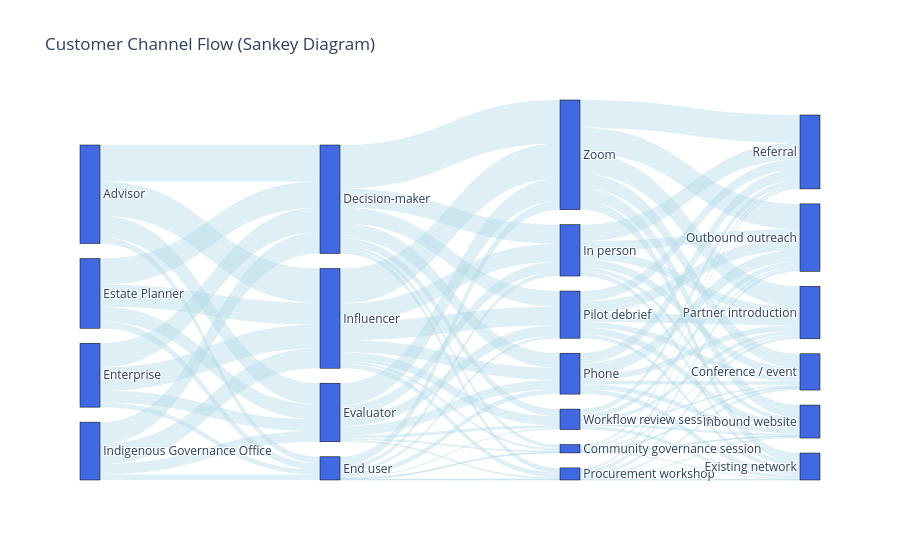

Source (notebook cell):
### Code cell
import plotly.graph_objects as go
import pandas as pd

user_channel = df.groupby(['customer_type','decision_role'])[['interview_channel','source_channel']].value_counts()

df_sankey = user_channel.reset_index(name='value')

# Customer Type -> Decision Role -> Interview Channel -> Source Channel)
links = []
layers = ['customer_type', 'decision_role', 'interview_channel', 'source_channel']

for i in range(len(layers)-1):
    temp = df_sankey.groupby([layers[i], layers[i+1]])['value'].sum().reset_index()
    temp.columns = ['source', 'target', 'value']
    links.append(temp)

all_links = pd.concat(links)


nodes = list(pd.unique(all_links[['source', 'target']].values.ravel('K')))
node_dict = {node: i for i, node in enumerate(nodes)}

all_links['target_id'] = all_links['target'].map(node_dict)
all_links['source_id'] = all_links['source'].map(node_dict)


fig = go.Figure(data=[go.Sankey(
    node = dict(
      pad = 15,
      thickness = 20,
      line = dict(color = "black", width = 0.5),
      label = nodes,
      color = "royalblue"
    ),
    link = dict(
      source = all_links['source_id'],
      target = all_links['target_id'],
      value = all_links['value'],
      color = "rgba(173, 216, 230, 0.4)"
  ))])

fig.update_layout(title_text="Customer Channel Flow (Sankey Diagram)", font_size=12)
fig.show()

### Figure 1 — Plotly figure (JSON) as saved in the notebook; plotly's stock layout.template omitted (floating-point values rounded to 4 significant figures)
{"data": [{"link": {"color": "rgba(173, 216, 230, 0.4)", "source": [0, 0, 0, 0, 1, 1, 1, 1, 2, 2, 2, 2, 3, 3, 3, 3, 4, 4, 4, 4, 4, 4, 4, 5, 5, 5, 5, 5, 5, 5, 6, 6, 6, 6, 6, 6, 6, 7, 7, 7, 7, 7, 7, 7, 8, 8, 8, 8, 8, 8, 9, 9, 9, 9, 9, 9, 10, 10, 10, 10, 10, 10, 11, 11, 11, 11, 11, 11, 12, 12, 12, 12, 12, 12, 13, 13, 13, 13, 13, 13, 14, 14, 14, 14, 14, 14], "target": [4, 5, 6, 7, 4, 5, 6, 7, 4, 5, 6, 7, 4, 5, 6, 7, 8, 9, 10, 11, 12, 13, 14, 8, 9, 10, 11, 12, 13, 14, 8, 9, 10, 11, 12, 13, 14, 8, 9, 10, 11, 12, 13, 14, 15, 16, 17, 18, 19, 20, 15, 16, 17, 18, 19, 20, 15, 16, 17, 18, 19, 20, 15, 16, 17, 18, 19, 20, 15, 16, 17, 18, 19, 20, 15, 16, 17, 18, 19, 20, 15, 16, 17, 18, 19, 20], "value": [157, 27, 93, 147, 104, 20, 50, 101, 113, 29, 63, 95, 93, 24, 46, 86, 16, 82, 63, 68, 20, 31, 187, 3, 17, 21, 12, 4, 6, 37, 7, 44, 40, 44, 8, 12, 97, 10, 78, 52, 79, 20, 39, 151, 3, 5, 3, 8, 8, 9, 34, 19, 19, 40, 38, 71, 16, 21, 20, 50, 24, 45, 24, 16, 30, 49, 39, 45, 10, 2, 6, 14, 12, 8, 8, 14, 10, 20, 15, 21, 61, 39, 54, 109, 90, 119]}, "node": {"color": "royalblue", "label": ["Advisor", "Enterprise", "Estate Planner", "Indigenous Governance Office", "Decision-maker", "End user", "Evaluator", "Influencer", "Community governance session", "In person", "Phone", "Pilot debrief", "Procurement workshop", "Workflow review session", "Zoom", "Conference / event", "Existing network", "Inbound website", "Outbound outreach", "Partner introduction", "Referral"], "line": {"color": "black", "width": 0.5}, "pad": 15, "thickness": 20}, "type": "sankey"}], "layout": {"title": {"text": "Customer Channel Flow (Sankey Diagram)"}, "font": {"size": 12}}}
